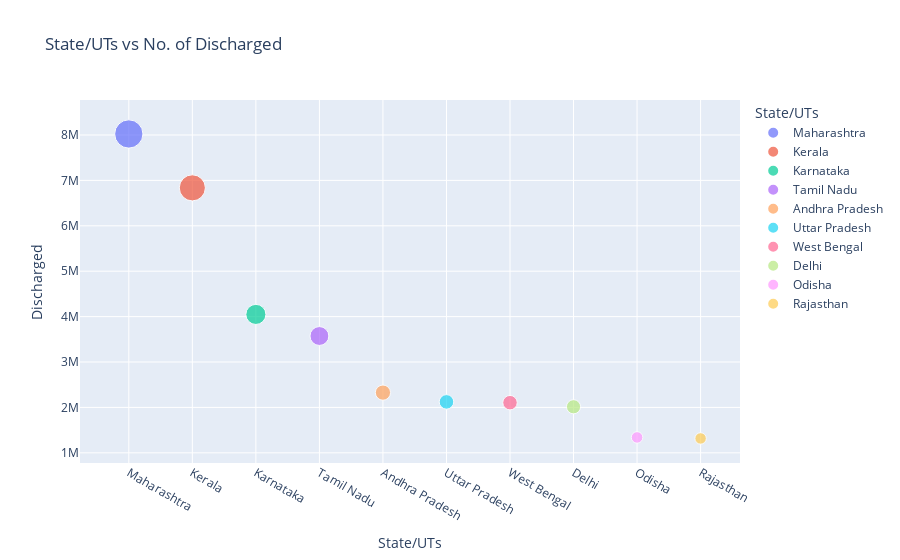

The cell this chart's notebook holds for it:
### Code cell
x=sd[['State/UTs','Discharged']].sort_values(by='Discharged',ascending=False)['State/UTs'][:10].values
y=sd[['State/UTs','Discharged']].sort_values(by='Discharged',ascending=False)['Discharged'][:10].values

df=pd.DataFrame({'State/UTs':x,
                 'Discharged':y})
fig=px.scatter(df,
              x='State/UTs',
              y='Discharged',
              title='State/UTs vs No. of Discharged',
              color='State/UTs',
              size='Discharged')
fig.show()

### Figure 1 — Plotly figure (JSON) as saved in the notebook; plotly's stock layout.template omitted (floating-point values rounded to 4 significant figures)
{"data": [{"hovertemplate": "State/UTs=%{x}<br>Discharged=%{marker.size}<extra></extra>", "legendgroup": "Maharashtra", "marker": {"color": "#636efa", "size": [8022276], "sizemode": "area", "sizeref": 20060.0, "symbol": "circle"}, "mode": "markers", "name": "Maharashtra", "orientation": "v", "showlegend": true, "type": "scatter", "x": ["Maharashtra"], "xaxis": "x", "y": [8022276], "yaxis": "y"}, {"hovertemplate": "State/UTs=%{x}<br>Discharged=%{marker.size}<extra></extra>", "legendgroup": "Kerala", "marker": {"color": "#EF553B", "size": [6835181], "sizemode": "area", "sizeref": 20060.0, "symbol": "circle"}, "mode": "markers", "name": "Kerala", "orientation": "v", "showlegend": true, "type": "scatter", "x": ["Kerala"], "xaxis": "x", "y": [6835181], "yaxis": "y"}, {"hovertemplate": "State/UTs=%{x}<br>Discharged=%{marker.size}<extra></extra>", "legendgroup": "Karnataka", "marker": {"color": "#00cc96", "size": [4048399], "sizemode": "area", "sizeref": 20060.0, "symbol": "circle"}, "mode": "markers", "name": "Karnataka", "orientation": "v", "showlegend": true, "type": "scatter", "x": ["Karnataka"], "xaxis": "x", "y": [4048399], "yaxis": "y"}, {"hovertemplate": "State/UTs=%{x}<br>Discharged=%{marker.size}<extra></extra>", "legendgroup": "Tamil Nadu", "marker": {"color": "#ab63fa", "size": [3572569], "sizemode": "area", "sizeref": 20060.0, "symbol": "circle"}, "mode": "markers", "name": "Tamil Nadu", "orientation": "v", "showlegend": true, "type": "scatter", "x": ["Tamil Nadu"], "xaxis": "x", "y": [3572569], "yaxis": "y"}, {"hovertemplate": "State/UTs=%{x}<br>Discharged=%{marker.size}<extra></extra>", "legendgroup": "Andhra Pradesh", "marker": {"color": "#FFA15A", "size": [2325943], "sizemode": "area", "sizeref": 20060.0, "symbol": "circle"}, "mode": "markers", "name": "Andhra Pradesh", "orientation": "v", "showlegend": true, "type": "scatter", "x": ["Andhra Pradesh"], "xaxis": "x", "y": [2325943], "yaxis": "y"}, {"hovertemplate": "State/UTs=%{x}<br>Discharged=%{marker.size}<extra></extra>", "legendgroup": "Uttar Pradesh", "marker": {"color": "#19d3f3", "size": [2121662], "sizemode": "area", "sizeref": 20060.0, "symbol": "circle"}, "mode": "markers", "name": "Uttar Pradesh", "orientation": "v", "showlegend": true, "type": "scatter", "x": ["Uttar Pradesh"], "xaxis": "x", "y": [2121662], "yaxis": "y"}, {"hovertemplate": "State/UTs=%{x}<br>Discharged=%{marker.size}<extra></extra>", "legendgroup": "West Bengal", "marker": {"color": "#FF6692", "size": [2104592], "sizemode": "area", "sizeref": 20060.0, "symbol": "circle"}, "mode": "markers", "name": "West Bengal", "orientation": "v", "showlegend": true, "type": "scatter", "x": ["West Bengal"], "xaxis": "x", "y": [2104592], "yaxis": "y"}, {"hovertemplate": "State/UTs=%{x}<br>Discharged=%{marker.size}<extra></extra>", "legendgroup": "Delhi", "marker": {"color": "#B6E880", "size": [2014230], "sizemode": "area", "sizeref": 20060.0, "symbol": "circle"}, "mode": "markers", "name": "Delhi", "orientation": "v", "showlegend": true, "type": "scatter", "x": ["Delhi"], "xaxis": "x", "y": [2014230], "yaxis": "y"}, {"hovertemplate": "State/UTs=%{x}<br>Discharged=%{marker.size}<extra></extra>", "legendgroup": "Odisha", "marker": {"color": "#FF97FF", "size": [1339135], "sizemode": "area", "sizeref": 20060.0, "symbol": "circle"}, "mode": "markers", "name": "Odisha", "orientation": "v", "showlegend": true, "type": "scatter", "x": ["Odisha"], "xaxis": "x", "y": [1339135], "yaxis": "y"}, {"hovertemplate": "State/UTs=%{x}<br>Discharged=%{marker.size}<extra></extra>", "legendgroup": "Rajasthan", "marker": {"color": "#FECB52", "size": [1316727], "sizemode": "area", "sizeref": 20060.0, "symbol": "circle"}, "mode": "markers", "name": "Rajasthan", "orientation": "v", "showlegend": true, "type": "scatter", "x": ["Rajasthan"], "xaxis": "x", "y": [1316727], "yaxis": "y"}], "layout": {"legend": {"itemsizing": "constant", "title": {"text": "State/UTs"}, "tracegroupgap": 0}, "title": {"text": "State/UTs vs No. of Discharged"}, "xaxis": {"anchor": "y", "categoryarray": ["Maharashtra", "Kerala", "Karnataka", "Tamil Nadu", "Andhra Pradesh", "Uttar Pradesh", "West Bengal", "Delhi", "Odisha", "Rajasthan"], "categoryorder": "array", "domain": [0, 1], "title": {"text": "State/UTs"}}, "yaxis": {"anchor": "x", "domain": [0, 1], "title": {"text": "Discharged"}}}}
